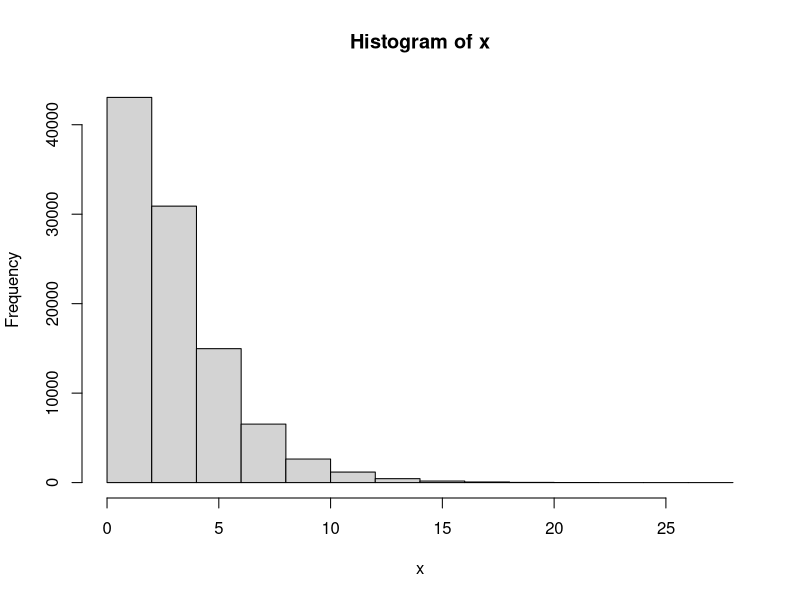
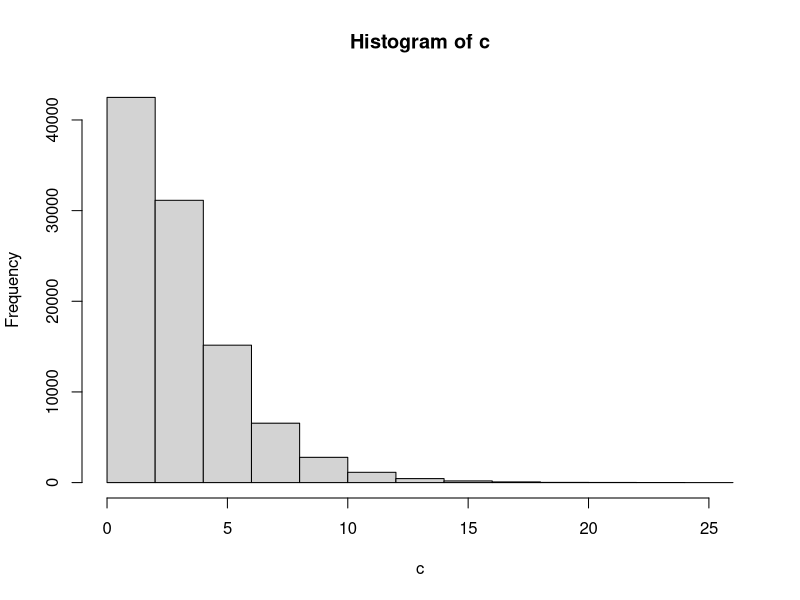

Reproduce these figures in R, in order. (Note: this script raises an error after producing the figures.)
####################### 1 ####################### 
# Method 1.15

####################### 2 ####################### 
prop.test(62+113+37,255+433+153, correct=FALSE)

####################### 3 ####################### 

prop.test(c(62,37),c(255, 153), correct=FALSE)


####################### 4 ####################### 

expected <- 76*129/1268
contribution <- (10-expected)^2/expected
contribution


####################### 5 ####################### 
chiobs <- 29
nrow <- 5
ncol <- 4
p_value <- 1-pchisq(abs(chiobs), df=(nrow-1)*(ncol-1))
p_value

####################### 6 ####################### 
p <- 0.04
ME <- 0.01
n <- p*(1-p)*(qnorm(1-0.05/2)/ME)^2
n
####################### 7 ####################### 

# p-values are 0.481 and 0.165

####################### 8 ####################### 
# Guessed by
# quantile 0.975 and 124 degress of freedom by using information in second model

####################### 9 ####################### 

0.3481/(7.083*10^-3 )


####################### 10 ####################### 

qt(1-0.05/2, df=46)

####################### 11 ####################### 
# Theorem 2.47
# First insert 2015 and than substract results with results by inserting 2010

####################### 12 ####################### 
# By method 4.3
# Derivative with respect to m is 1/V^2
# Derivative with respect to V is m/V^2
# Insert everything in formula and take square root

####################### 13 ####################### 
x <- rnorm(100000)^2 + rnorm(100000)^2 + rnorm(100000)^2
hist(x)
c <- rchisq(100000,df=3)
hist(c)

####################### 14 ####################### 
replicate(10, rexp(1, 2))


####################### 15  ####################### 
# Quantiles 0.005, 0.995
# median is used as a function


####################### 16  ####################### 
# sample function is used
# median 
# Quantiles 0.005, 0.995

####################### 17  ####################### 
x <- 3 
a <- 3
N <- 20 
n <- 10 

dhyper(x=x,m=a,n=N-a,k=n)

####################### 18 ####################### 
mu <- exp(1+(0.7^2/2))
mu
####################### 19 ####################### 
prob_one <- 1-plnorm(10,1, 0.7)
1 - pbinom(2,20,prob_one)

####################### 20 ####################### 
# CLT
# mu is equal to mu calculated by 2.36 uniform distribution
# sigma^2 is equal to sigma^2 calculated by 2.36 and divided by n

####################### 21 ####################### 
# By 2.54:
# 2 disappears and 1/10^2 
####################### 22 ####################### 
n <- 90
mean <- 10.84
low_ci <- 9.346
s <- sqrt(90)*(mean-low_ci)/qt(1-0.05/2, n-1) 

qt <- qt(1-alpha/2, df=n-1)
res <- qt*(s/sqrt(n))
c(mean-res, mean+res)



####################### 23 ####################### 
# Insert
x_bar <- 10.84
sd <- 272.322
alpha <- 0.05
n <-1310


# Calculate
qt <- qt(1-alpha/2, df=n-1)
res <- qt*(sd/sqrt(n))
c(x_bar-res, x_bar+res)


#######################  24 ####################### 

# df=89, so n = 89+1, because 1 degree of freedom

####################### 25 ####################### 

# I think it is not paired, because the samples is taken in different months.

####################### 26 ####################### 
fobs <- qf(1- 0.05, df1=6,df2=357)
fobs
####################### 27 ####################### 
# By Theorem 8.4
# Used MSE
####################### 28 ####################### 
4934/(140016+4934)
####################### 29 ####################### 
x <- c(1.11, 0.94, -2.43, -0.90,
       0.29, -1.41,
       0.38,
       0.99, -0.50)
median(x, type=2)
####################### 30 ####################### 
# CLT , where degree of freedom is n-1 
